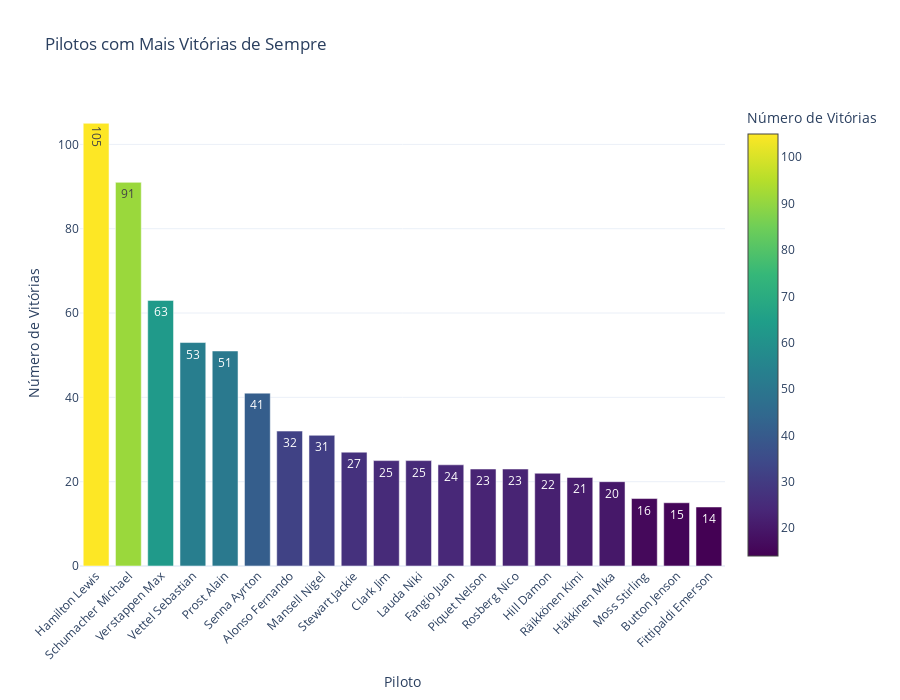

The notebook cell saved with this chart:
### Markdown cell above
- Most condecorated pilots

### Code cell
total_wins = results[results['positionOrder'] == 1].groupby('driverId')['raceId'].count().reset_index()
total_wins = total_wins.merge(drivers[['driverId', 'surname','forename']], on='driverId', how='left')
total_wins = total_wins.sort_values('raceId', ascending=False)
top_winners = total_wins.head(20)

fig = go.Figure(data=[
    go.Bar(
        x=top_winners['surname'] + ' ' + top_winners['forename'],
        y=top_winners['raceId'],
        marker=dict(
            color=top_winners['raceId'], # A cor das barras será baseada no número de vitórias
            colorscale='Viridis', # Aplica a escala Viridis
            colorbar=dict(title='Número de Vitórias') # Adiciona uma barra de cor
        ),
        text=top_winners['raceId'],
        textposition='auto',
    )]
)

fig.update_layout(
    title='Pilotos com Mais Vitórias de Sempre',
    xaxis_title='Piloto',
    yaxis_title='Número de Vitórias',
    xaxis_tickangle=-45,
    height=700,
    template='plotly_white'
)

fig.show()

### Figure 1 — Plotly figure (JSON) as saved in the notebook; plotly's stock layout.template omitted (floating-point values rounded to 4 significant figures)
{"data": [{"marker": {"color": [105, 91, 63, 53, 51, 41, 32, 31, 27, 25, 25, 24, 23, 23, 22, 21, 20, 16, 15, 14], "colorbar": {"title": {"text": "Número de Vitórias"}}, "colorscale": [[0, "#440154"], [0.1111, "#482878"], [0.2222, "#3e4989"], [0.3333, "#31688e"], [0.4444, "#26828e"], [0.5556, "#1f9e89"], [0.6667, "#35b779"], [0.7778, "#6ece58"], [0.8889, "#b5de2b"], [1, "#fde725"]]}, "text": [105.0, 91.0, 63.0, 53.0, 51.0, 41.0, 32.0, 31.0, 27.0, 25.0, 25.0, 24.0, 23.0, 23.0, 22.0, 21.0, 20.0, 16.0, 15.0, 14.0], "textposition": "auto", "type": "bar", "x": ["Hamilton Lewis", "Schumacher Michael", "Verstappen Max", "Vettel Sebastian", "Prost Alain", "Senna Ayrton", "Alonso Fernando", "Mansell Nigel", "Stewart Jackie", "Clark Jim", "Lauda Niki", "Fangio Juan", "Piquet Nelson", "Rosberg Nico", "Hill Damon", "Räikkönen Kimi", "Häkkinen Mika", "Moss Stirling", "Button Jenson", "Fittipaldi Emerson"], "y": [105, 91, 63, 53, 51, 41, 32, 31, 27, 25, 25, 24, 23, 23, 22, 21, 20, 16, 15, 14]}], "layout": {"height": 700, "title": {"text": "Pilotos com Mais Vitórias de Sempre"}, "xaxis": {"tickangle": -45, "title": {"text": "Piloto"}}, "yaxis": {"title": {"text": "Número de Vitórias"}}}}
